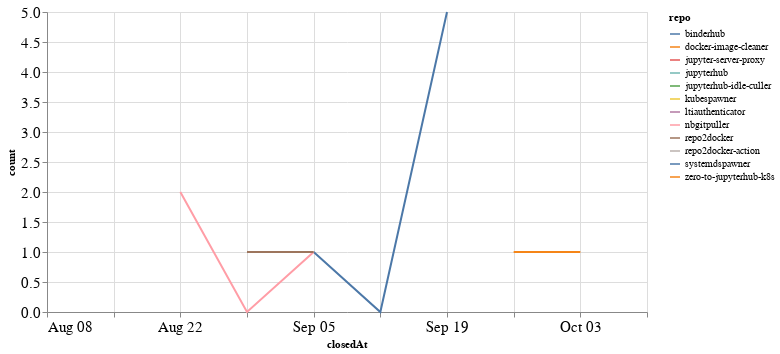

Notebook code cell kept with this figure:
### Code cell
closed_by_time = closed_by.groupby('repo').resample('W', on='closedAt').count()['author'].reset_index()
closed_by_time = closed_by_time.rename(columns={'author': 'count'})

alt.Chart(closed_by_time, width=600).mark_line().encode(
    x='closedAt',
    y='count',
    color='repo',
    tooltip="repo"
)

### Figure 1 — Vega-Lite specification as saved in the notebook (floating-point values rounded to 4 significant figures)
{"config": {"axisLeft": {"labelFontSize": 15}, "axisBottom": {"labelFontSize": 15}}, "data": {"name": "data-8ba9347e30d23deb39937b0873d2b1c8"}, "mark": "line", "encoding": {"color": {"type": "nominal", "field": "repo"}, "tooltip": {"type": "nominal", "field": "repo"}, "x": {"type": "temporal", "field": "closedAt"}, "y": {"type": "quantitative", "field": "count"}}, "width": 600, "$schema": "https://vega.github.io/schema/vega-lite/v4.8.1.json", "datasets": {"data-8ba9347e30d23deb39937b0873d2b1c8": [{"repo": "binderhub", "closedAt": "2021-09-05T00:00:00", "count": 1}, {"repo": "binderhub", "closedAt": "2021-09-12T00:00:00", "count": 0}, {"repo": "binderhub", "closedAt": "2021-09-19T00:00:00", "count": 5}, {"repo": "docker-image-cleaner", "closedAt": "2021-09-19T00:00:00", "count": 2}, {"repo": "jupyter-server-proxy", "closedAt": "2021-08-29T00:00:00", "count": 2}, {"repo": "jupyterhub", "closedAt": "2021-08-22T00:00:00", "count": 1}, {"repo": "jupyterhub-idle-culler", "closedAt": "2021-09-26T00:00:00", "count": 1}, {"repo": "kubespawner", "closedAt": "2021-10-10T00:00:00", "count": 1}, {"repo": "ltiauthenticator", "closedAt": "2021-09-05T00:00:00", "count": 1}, {"repo": "nbgitpuller", "closedAt": "2021-08-22T00:00:00", "count": 2}, {"repo": "nbgitpuller", "closedAt": "2021-08-29T00:00:00", "count": 0}, {"repo": "nbgitpuller", "closedAt": "2021-09-05T00:00:00", "count": 1}, {"repo": "repo2docker", "closedAt": "2021-08-29T00:00:00", "count": 1}, {"repo": "repo2docker", "closedAt": "2021-09-05T00:00:00", "count": 1}, {"repo": "repo2docker-action", "closedAt": "2021-09-19T00:00:00", "count": 1}, {"repo": "systemdspawner", "closedAt": "2021-08-08T00:00:00", "count": 1}, {"repo": "zero-to-jupyterhub-k8s", "closedAt": "2021-09-26T00:00:00", "count": 1}, {"repo": "zero-to-jupyterhub-k8s", "closedAt": "2021-10-03T00:00:00", "count": 1}]}}
